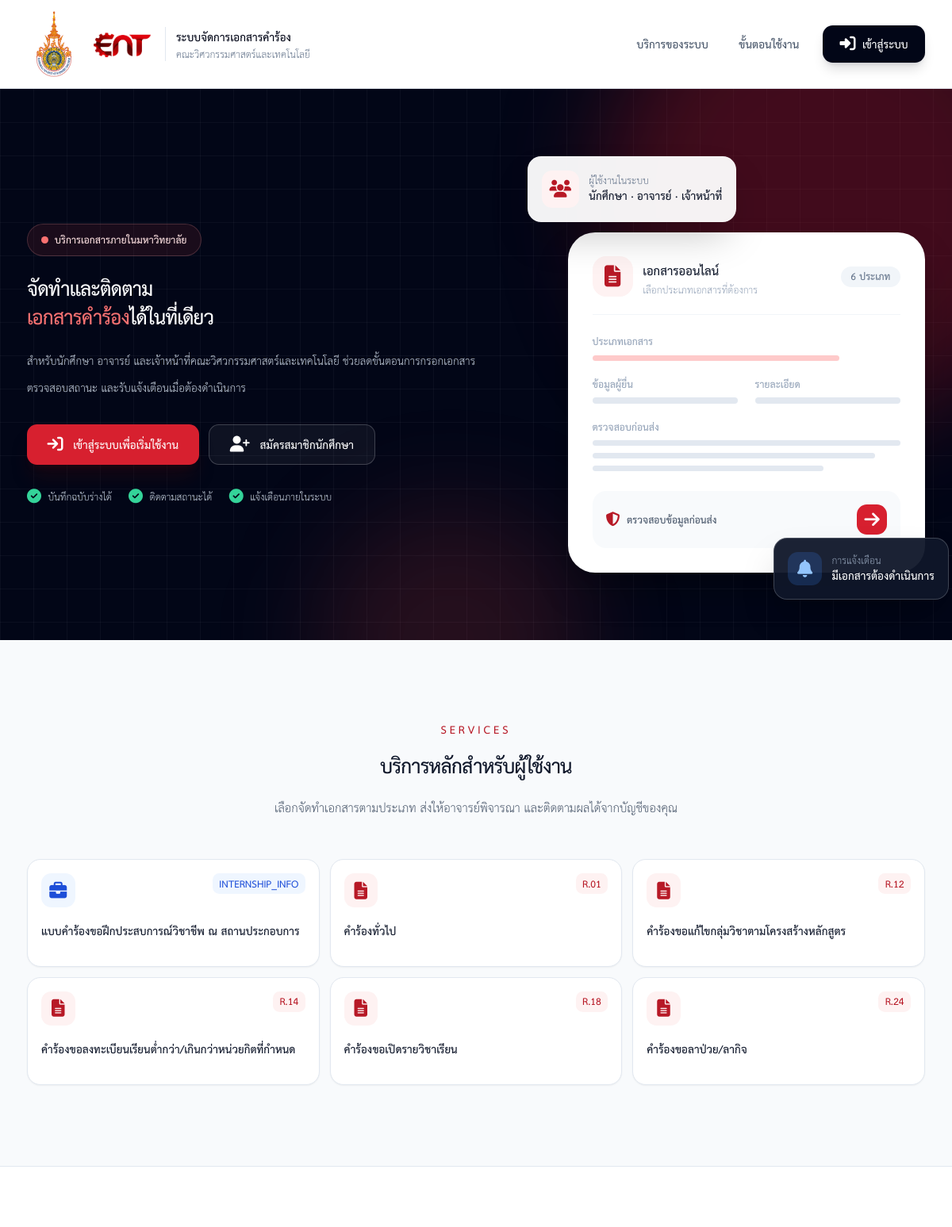
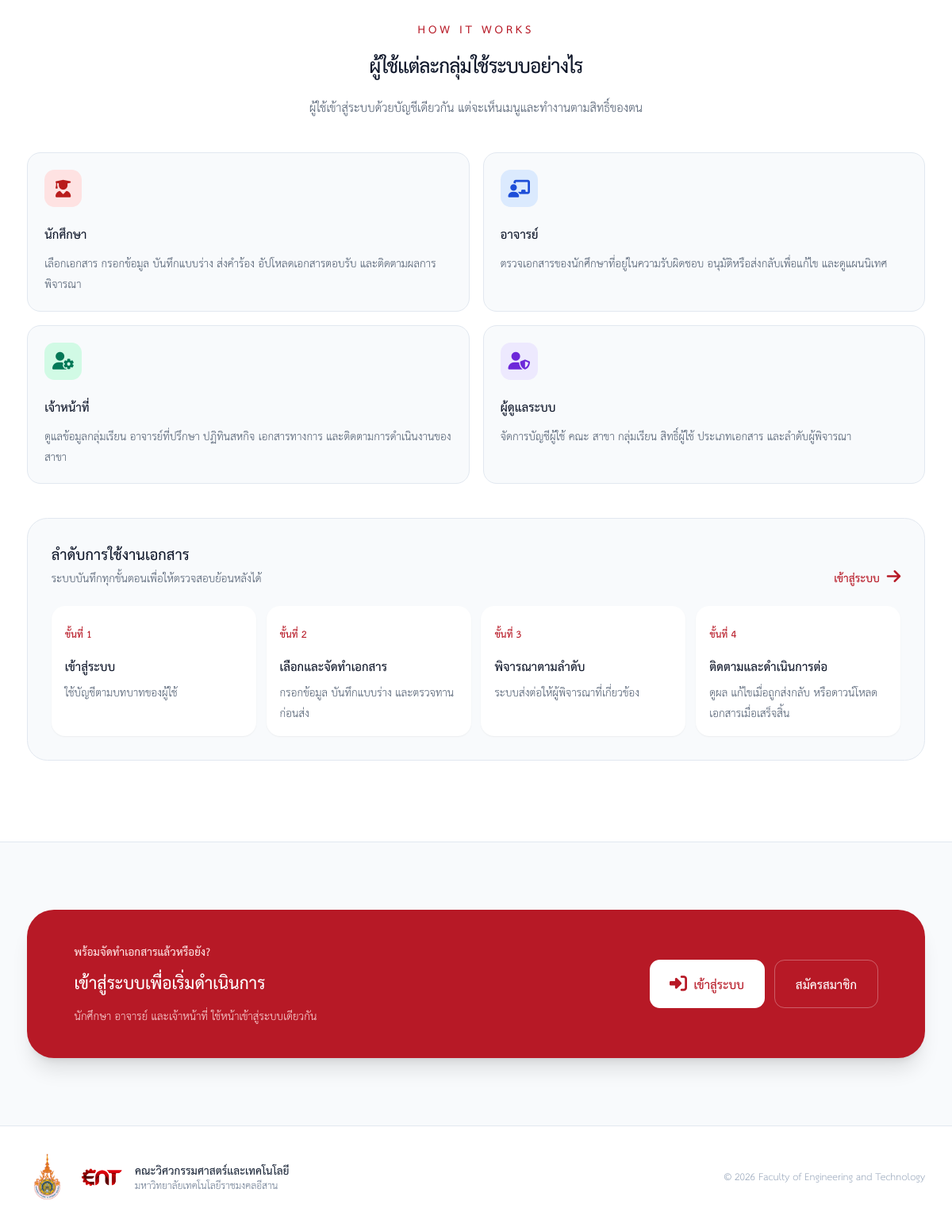
The page / on the database its author committed (2 pictures, top to bottom).
### tables this page shows
CREATE TABLE `document_type` (
  `document_type_id` int(11) NOT NULL AUTO_INCREMENT,
  `document_code` varchar(50) NOT NULL,
  `document_name` varchar(255) NOT NULL,
  `form_file` varchar(100) DEFAULT NULL,
  `description` text DEFAULT NULL,
  `status` enum('active','inactive') NOT NULL DEFAULT 'active',
  PRIMARY KEY (`document_type_id`),
  UNIQUE KEY `document_code` (`document_code`)
);

### index.php (the view, shortened to what this page needs)
<?php
require_once __DIR__ . '/config/database.php';
$documentTypes = $pdo->query("SELECT document_code, document_name FROM document_type WHERE status = 'active' ORDER BY document_code")
    ->fetchAll(PDO::FETCH_ASSOC);
$serviceDocuments = array_values(array_filter(
    $documentTypes,
    static fn(array $document): bool => !in_array((string) $document['document_code'], ['INTERNSHIP_REQUEST', 'INTERNSHIP_SEND'], true)
));
?>
<!doctype html>
<html lang="th" class="scroll-smooth">
<head>
    <link rel="stylesheet" href="https://cdnjs.cloudflare.com/ajax/libs/font-awesome/6.7.2/css/all.min.css">
    <link rel="stylesheet" href="/Project/assets/css/responsive.css?v=20260902-6">
    <script src="https://cdn.tailwindcss.com"></script>
</head>
<body class="font-sans text-slate-900 antialiased">
<header class="fixed inset-x-0 top-0 z-50 border-b border-slate-200/80 bg-white/95 backdrop-blur-xl">
    <div class="mx-auto flex max-w-7xl items-center justify-between gap-5 px-4 py-3 sm:px-6 lg:px-8">
        <a href="index.php" class="flex min-w-0 items-center gap-3" aria-label="หน้าหลัก">
            <div class="flex shrink-0 items-center gap-2">
                <img src="assets/images/rmuti-university-seal.png" alt="ตรามหาวิทยาลัยเทคโนโลยีราชมงคลอีสาน" class="h-16 w-14 object-contain sm:h-20 sm:w-16">
                <img src="assets/images/logo-transparent.png" alt="โลโก้คณะวิศวกรรมศาสตร์และเทคโนโลยี" class="h-9 w-14 object-contain sm:h-11 sm:w-20">
            </div>
            <div class="min-w-0 border-l border-slate-200 pl-3"><p class="truncate text-sm font-extrabold text-slate-950 sm:text-base">ระบบจัดการเอกสารคำร้อง</p><p class="hidden truncate text-xs font-medium text-slate-500 sm:block">คณะวิศวกรรมศาสตร์และเทคโนโลยี</p></div>
        </a>
        <nav class="hidden items-center gap-1 text-sm font-semibold text-slate-600 md:flex" aria-label="เมนูหลัก">
            <a href="#services" class="rounded-xl px-4 py-2.5 transition hover:bg-red-50 hover:text-fet-700">บริการของระบบ</a>
            <a href="#how-it-works" class="rounded-xl px-4 py-2.5 transition hover:bg-red-50 hover:text-fet-700">ขั้นตอนใช้งาน</a>
            <a href="auth/login.php" class="ml-2 inline-flex items-center gap-2 rounded-xl bg-slate-950 px-5 py-3 font-bold text-white shadow-lg shadow-slate-950/15 transition hover:bg-fet-700"><i class="fa-solid fa-right-to-bracket"></i>เข้าสู่ระบบ</a>
        </nav>
    </div>
</header>
<main class="pt-[96px] sm:pt-[112px]">
    <section class="relative isolate overflow-hidden bg-slate-950 text-white">
        <div class="hero-grid absolute inset-0 opacity-70"></div><div class="absolute -bottom-40 left-1/3 h-80 w-80 rounded-full bg-red-500/15 blur-3xl"></div>
        <div class="relative mx-auto grid min-h-[560px] max-w-7xl items-center gap-10 px-4 py-14 sm:px-6 sm:py-16 lg:grid-cols-[minmax(0,1.08fr)_minmax(420px,.92fr)] lg:px-8 lg:py-20">
            <div class="max-w-3xl">
                <span class="inline-flex items-center gap-2 rounded-full border border-red-300/20 bg-red-500/10 px-4 py-2 text-xs font-bold text-red-100 sm:text-sm"><span class="h-2 w-2 rounded-full bg-red-400"></span>บริการเอกสารภายในมหาวิทยาลัย</span>
                <h5 class="mt-5 text-3xl font-extrabold leading-[1.25] tracking-tight sm:text-4xl lg:text-5xl">จัดทำและติดตาม<br><span class="text-red-400">เอกสารคำร้อง</span>ได้ในที่เดียว</h5>
                <p class="mt-5 max-w-2xl text-sm leading-7 text-slate-300 sm:text-base sm:leading-8">สำหรับนักศึกษา อาจารย์ และเจ้าหน้าที่คณะวิศวกรรมศาสตร์และเทคโนโลยี ช่วยลดขั้นตอนการกรอกเอกสาร ตรวจสอบสถานะ และรับแจ้งเตือนเมื่อต้องดำเนินการ</p>
                <div class="mt-7 flex flex-col gap-3 sm:flex-row"><a href="auth/login.php" class="inline-flex h-12 items-center justify-center gap-3 rounded-xl bg-fet-600 px-6 text-sm font-bold text-white shadow-xl shadow-red-950/30 transition hover:-translate-y-0.5 hover:bg-fet-700"><i class="fa-solid fa-arrow-right-to-bracket"></i>เข้าสู่ระบบเพื่อเริ่มใช้งาน</a><a href="auth/register.php" class="inline-flex h-12 items-center justify-center gap-3 rounded-xl border border-white/20 bg-white/5 px-6 text-sm font-bold text-white transition hover:bg-white/10"><i class="fa-solid fa-user-plus"></i>สมัครสมาชิกนักศึกษา</a></div>
                <div class="mt-7 flex flex-wrap gap-x-5 gap-y-2 text-xs text-slate-300 sm:text-sm"><span class="inline-flex items-center gap-2"><i class="fa-solid fa-circle-check text-emerald-400"></i>บันทึกฉบับร่างได้</span><span class="inline-flex items-center gap-2"><i class="fa-solid fa-circle-check text-emerald-400"></i>ติดตามสถานะได้</span><span class="inline-flex items-center gap-2"><i class="fa-solid fa-circle-check text-emerald-400"></i>แจ้งเตือนภายในระบบ</span></div>
            </div>
            <div class="relative mx-auto w-full max-w-lg lg:mx-0 lg:justify-self-end" aria-hidden="true">
                <div class="relative z-20 mb-3 ml-7 inline-flex rounded-2xl border border-white/20 bg-white/95 p-4 text-slate-900 shadow-2xl sm:ml-0"><div class="flex items-center gap-3"><span class="inline-flex h-11 w-11 items-center justify-center rounded-xl bg-red-50 text-fet-700"><i class="fa-solid fa-users"></i></span><div><p class="text-xs text-slate-500">ผู้ใช้งานในระบบ</p><p class="text-sm font-extrabold">นักศึกษา · อาจารย์ · เจ้าหน้าที่</p></div></div></div>
                <div class="floating-card relative ml-7 overflow-hidden rounded-[2rem] border border-white/15 bg-white p-5 text-slate-900 shadow-2xl shadow-black/40 sm:ml-12 sm:p-7">
                    <div class="flex items-center justify-between border-b border-slate-100 pb-5"><div class="flex items-center gap-3"><span class="inline-flex h-12 w-12 items-center justify-center rounded-2xl bg-red-50 text-xl text-fet-700"><i class="fa-solid fa-file-lines"></i></span><div><p class="font-extrabold">เอกสารออนไลน์</p><p class="text-xs text-slate-400">เลือกประเภทเอกสารที่ต้องการ</p></div></div><span class="rounded-full bg-slate-100 px-3 py-1 text-xs font-bold text-slate-500"><?= count($serviceDocuments) ?> ประเภท</span></div>
                    <div class="space-y-5 py-6"><div><p class="mb-2 text-xs font-semibold text-slate-400">ประเภทเอกสาร</p><div class="paper-line red w-4/5"></div></div><div class="grid grid-cols-2 gap-5"><div><p class="mb-2 text-xs font-semibold text-slate-400">ข้อมูลผู้ยื่น</p><div class="paper-line"></div></div><div><p class="mb-2 text-xs font-semibold text-slate-400">รายละเอียด</p><div class="paper-line"></div></div></div><div><p class="mb-2 text-xs font-semibold text-slate-400">ตรวจสอบก่อนส่ง</p><div class="space-y-2"><div class="paper-line w-full"></div><div class="paper-line w-11/12"></div><div class="paper-line w-3/4"></div></div></div></div>
                    <div class="flex items-center justify-between rounded-2xl bg-slate-50 p-4"><div class="flex items-center gap-2 text-xs font-bold text-slate-600"><i class="fa-solid fa-shield-halved text-fet-700"></i>ตรวจสอบข้อมูลก่อนส่ง</div><span class="inline-flex h-9 w-9 items-center justify-center rounded-xl bg-fet-600 text-white"><i class="fa-solid fa-arrow-right"></i></span></div>
                </div>
                <div class="absolute -bottom-8 right-0 z-20 rounded-2xl border border-white/20 bg-slate-900/95 p-4 text-white shadow-2xl sm:-right-7"><div class="flex items-center gap-3"><span class="inline-flex h-10 w-10 items-center justify-center rounded-xl bg-blue-500/20 text-blue-300"><i class="fa-solid fa-bell"></i></span><div><p class="text-xs text-slate-400">การแจ้งเตือน</p><p class="text-sm font-bold">มีเอกสารต้องดำเนินการ</p></div></div></div>
            </div>
        </div>
    </section>
    <section id="services" class="scroll-mt-24 py-20 sm:py-24">
        <div class="mx-auto max-w-7xl px-4 sm:px-6 lg:px-8">
            <div class="mx-auto max-w-3xl text-center"><p class="text-sm font-extrabold uppercase tracking-[.2em] text-fet-700">Services</p><h2 class="mt-3 text-3xl font-extrabold tracking-tight sm:text-4xl">บริการหลักสำหรับผู้ใช้งาน</h2><p class="mt-4 leading-7 text-slate-600">เลือกจัดทำเอกสารตามประเภท ส่งให้อาจารย์พิจารณา และติดตามผลได้จากบัญชีของคุณ</p></div>
            <div class="mt-12 grid gap-3 sm:grid-cols-2 lg:grid-cols-3 xl:grid-cols-4">
                <?php foreach ($serviceDocuments as $document): ?>
                    <?php $isInternshipDocument = str_starts_with((string) $document['document_code'], 'INTERNSHIP_'); ?>
                    <article class="flex min-h-32 flex-col rounded-2xl border border-slate-200 bg-white p-4 shadow-sm transition hover:-translate-y-0.5 hover:border-red-200 hover:shadow-md">
                        <div class="flex items-start justify-between gap-3"><span class="inline-flex h-10 w-10 shrink-0 items-center justify-center rounded-xl <?= $isInternshipDocument ? 'bg-blue-50 text-blue-700' : 'bg-red-50 text-fet-700' ?>"><i class="fa-solid <?= $isInternshipDocument ? 'fa-briefcase' : 'fa-file-lines' ?>"></i></span><span class="rounded-lg px-2 py-1 text-xs font-black <?= $isInternshipDocument ? 'bg-blue-50 text-blue-700' : 'bg-red-50 text-fet-700' ?>"><?= htmlspecialchars($document['document_code'], ENT_QUOTES, 'UTF-8') ?></span></div>
                        <h3 class="mt-4 text-sm font-extrabold leading-6 text-slate-900"><?= htmlspecialchars($document['document_name'], ENT_QUOTES, 'UTF-8') ?></h3>
                    </article>
                <?php endforeach; ?>
            </div>
        </div>
    </section>
    <section id="how-it-works" class="scroll-mt-24 border-y border-slate-200 bg-white py-20 sm:py-24">
        <div class="mx-auto max-w-7xl px-4 sm:px-6 lg:px-8">
            <div class="mx-auto max-w-3xl text-center"><p class="text-sm font-extrabold uppercase tracking-[.2em] text-fet-700">How it works</p><h2 class="mt-3 text-3xl font-extrabold tracking-tight sm:text-4xl">ผู้ใช้แต่ละกลุ่มใช้ระบบอย่างไร</h2><p class="mt-4 leading-7 text-slate-600">ผู้ใช้เข้าสู่ระบบด้วยบัญชีเดียวกัน แต่จะเห็นเมนูและทำงานตามสิทธิ์ของตน</p></div>
            <div class="mt-10 grid gap-4 sm:grid-cols-2 xl:grid-cols-4">
                <article class="rounded-2xl border border-slate-200 bg-slate-50 p-5"><span class="inline-flex h-11 w-11 items-center justify-center rounded-xl bg-red-100 text-red-700"><i class="fa-solid fa-user-graduate"></i></span><h3 class="mt-4 font-extrabold">นักศึกษา</h3><p class="mt-2 text-sm leading-6 text-slate-600">เลือกเอกสาร กรอกข้อมูล บันทึกแบบร่าง ส่งคำร้อง อัปโหลดเอกสารตอบรับ และติดตามผลการพิจารณา</p></article>
                <article class="rounded-2xl border border-slate-200 bg-slate-50 p-5"><span class="inline-flex h-11 w-11 items-center justify-center rounded-xl bg-blue-100 text-blue-700"><i class="fa-solid fa-chalkboard-user"></i></span><h3 class="mt-4 font-extrabold">อาจารย์</h3><p class="mt-2 text-sm leading-6 text-slate-600">ตรวจเอกสารของนักศึกษาที่อยู่ในความรับผิดชอบ อนุมัติหรือส่งกลับเพื่อแก้ไข และดูแผนนิเทศ</p></article>
                <article class="rounded-2xl border border-slate-200 bg-slate-50 p-5"><span class="inline-flex h-11 w-11 items-center justify-center rounded-xl bg-emerald-100 text-emerald-700"><i class="fa-solid fa-user-gear"></i></span><h3 class="mt-4 font-extrabold">เจ้าหน้าที่</h3><p class="mt-2 text-sm leading-6 text-slate-600">ดูแลข้อมูลกลุ่มเรียน อาจารย์ที่ปรึกษา ปฏิทินสหกิจ เอกสารทางการ และติดตามการดำเนินงานของสาขา</p></article>
                <article class="rounded-2xl border border-slate-200 bg-slate-50 p-5"><span class="inline-flex h-11 w-11 items-center justify-center rounded-xl bg-violet-100 text-violet-700"><i class="fa-solid fa-user-shield"></i></span><h3 class="mt-4 font-extrabold">ผู้ดูแลระบบ</h3><p class="mt-2 text-sm leading-6 text-slate-600">จัดการบัญชีผู้ใช้ คณะ สาขา กลุ่มเรียน สิทธิ์ผู้ใช้ ประเภทเอกสาร และลำดับผู้พิจารณา</p></article>
            </div>
            <div class="mt-10 overflow-hidden rounded-3xl border border-slate-200 bg-slate-50 p-5 sm:p-7"><div class="flex flex-col gap-2 sm:flex-row sm:items-end sm:justify-between"><div><h3 class="text-xl font-extrabold">ลำดับการใช้งานเอกสาร</h3><p class="mt-1 text-sm text-slate-600">ระบบบันทึกทุกขั้นตอนเพื่อให้ตรวจสอบย้อนหลังได้</p></div><a href="auth/login.php" class="text-sm font-extrabold text-fet-700 hover:text-fet-800">เข้าสู่ระบบ <i class="fa-solid fa-arrow-right ml-1"></i></a></div><ol class="mt-6 grid gap-3 md:grid-cols-4"><li class="rounded-2xl bg-white p-4 shadow-sm"><span class="text-xs font-black text-fet-700">ขั้นที่ 1</span><h4 class="mt-2 font-extrabold">เข้าสู่ระบบ</h4><p class="mt-1 text-sm leading-6 text-slate-600">ใช้บัญชีตามบทบาทของผู้ใช้</p></li><li class="rounded-2xl bg-white p-4 shadow-sm"><span class="text-xs font-black text-fet-700">ขั้นที่ 2</span><h4 class="mt-2 font-extrabold">เลือกและจัดทำเอกสาร</h4><p class="mt-1 text-sm leading-6 text-slate-600">กรอกข้อมูล บันทึกแบบร่าง และตรวจทานก่อนส่ง</p></li><li class="rounded-2xl bg-white p-4 shadow-sm"><span class="text-xs font-black text-fet-700">ขั้นที่ 3</span><h4 class="mt-2 font-extrabold">พิจารณาตามลำดับ</h4><p class="mt-1 text-sm leading-6 text-slate-600">ระบบส่งต่อให้ผู้พิจารณาที่เกี่ยวข้อง</p></li><li class="rounded-2xl bg-white p-4 shadow-sm"><span class="text-xs font-black text-fet-700">ขั้นที่ 4</span><h4 class="mt-2 font-extrabold">ติดตามและดำเนินการต่อ</h4><p class="mt-1 text-sm leading-6 text-slate-600">ดูผล แก้ไขเมื่อถูกส่งกลับ หรือดาวน์โหลดเอกสารเมื่อเสร็จสิ้น</p></li></ol></div>
        </div>
    </section>
    <section class="py-16 sm:py-20"><div class="mx-auto max-w-7xl px-4 sm:px-6 lg:px-8"><div class="overflow-hidden rounded-[2rem] bg-fet-700 px-6 py-10 text-white shadow-xl sm:px-10 lg:flex lg:items-center lg:justify-between lg:gap-10 lg:px-14"><div><p class="text-sm font-bold text-red-100">พร้อมจัดทำเอกสารแล้วหรือยัง?</p><h2 class="mt-2 text-2xl font-extrabold sm:text-3xl">เข้าสู่ระบบเพื่อเริ่มดำเนินการ</h2><p class="mt-3 text-sm text-red-100">นักศึกษา อาจารย์ และเจ้าหน้าที่ ใช้หน้าเข้าสู่ระบบเดียวกัน</p></div><div class="mt-7 flex flex-col gap-3 sm:flex-row lg:mt-0"><a href="auth/login.php" class="inline-flex items-center justify-center gap-2 rounded-xl bg-white px-6 py-3 font-extrabold text-fet-700 hover:bg-red-50"><i class="fa-solid fa-right-to-bracket"></i>เข้าสู่ระบบ</a><a href="auth/register.php" class="inline-flex items-center justify-center gap-2 rounded-xl border border-white/30 px-6 py-3 font-extrabold text-white hover:bg-white/10">สมัครสมาชิก</a></div></div></div></section>
</main>
<footer class="border-t border-slate-200 bg-white"><div class="mx-auto flex max-w-7xl flex-col gap-4 px-4 py-8 text-center sm:px-6 md:flex-row md:items-center md:justify-between md:text-left lg:px-8"><div class="flex items-center justify-center gap-3 md:justify-start"><img src="assets/images/rmuti-university-seal.png" alt="ตรามหาวิทยาลัยเทคโนโลยีราชมงคลอีสาน" class="h-14 w-12 object-contain"><img src="assets/images/logo-transparent.png" alt="โลโก้คณะ" class="h-8 w-14 object-contain"><div><p class="text-sm font-extrabold text-slate-800">คณะวิศวกรรมศาสตร์และเทคโนโลยี</p><p class="text-xs text-slate-500">มหาวิทยาลัยเทคโนโลยีราชมงคลอีสาน</p></div></div><p class="text-xs text-slate-400">© <?= date('Y') ?> Faculty of Engineering and Technology</p></div></footer>
</body>
</html>

### assets/css/responsive.css (style rules this page uses)
:root { color-scheme: light; }
html { min-width: 320px; overflow-x: hidden; font-size: 17px; -webkit-text-size-adjust: 100%; text-size-adjust: 100%; }
body { min-width: 320px; overflow-x: hidden; font-family: "TH Sarabun PSK", Tahoma, "Noto Sans Thai", sans-serif; font-size: 22px; }
.text-xs { font-size: 18px !important; }
.text-sm { font-size: 20px !important; }
.text-xl { font-size: 27px !important; }
.text-2xl { font-size: 31px !important; }
.text-3xl { font-size: 36px !important; }
main, header, header > *, section, article, form, .min-h-screen { min-width: 0; }
img, svg, video, canvas { max-width: 100%; }

### index.php (style rules this page uses)
body { background:#f8fafc }
.hero-grid { background-image:linear-gradient(rgba(255,255,255,.055) 1px,transparent 1px),linear-gradient(90deg,rgba(255,255,255,.055) 1px,transparent 1px);background-size:42px 42px }
.paper-line { height:.42rem;border-radius:999px;background:#e2e8f0 }
.paper-line.red { background:#fecaca }
.floating-card { animation:float 5s ease-in-out infinite }

### rows shown on the page
document_type: document_code "INTERNSHIP_INFO", document_name "แบบคำร้องขอฝึกประสบการณ์วิชาชีพ ณ สถานประกอบการ"
document_type: document_code "R.01", document_name "คำร้องทั่วไป"
document_type: document_code "R.12", document_name "คำร้องขอแก้ไขกลุ่มวิชาตามโครงสร้างหลักสูตร"
document_type: document_code "R.14", document_name "คำร้องขอลงทะเบียนเรียนต่ำกว่า/เกินกว่าหน่วยกิตที่กำหนด"
document_type: document_code "R.18", document_name "คำร้องขอเปิดรายวิชาเรียน"
document_type: document_code "R.24", document_name "คำร้องขอลาป่วย/ลากิจ"

### other values the page prints
count($serviceDocuments) "6"
